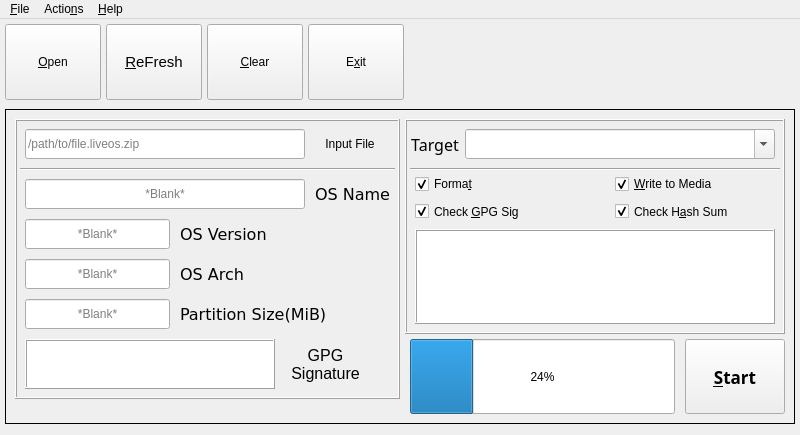
<?xml version="1.0" encoding="UTF-8"?>
<ui version="4.0">
 <class>forge_window_main</class>
 <widget class="QMainWindow" name="forge_window_main">
  <property name="geometry">
   <rect>
    <x>0</x>
    <y>0</y>
    <width>800</width>
    <height>435</height>
   </rect>
  </property>
  <property name="sizePolicy">
   <sizepolicy hsizetype="Fixed" vsizetype="Expanding">
    <horstretch>100</horstretch>
    <verstretch>100</verstretch>
   </sizepolicy>
  </property>
  <property name="minimumSize">
   <size>
    <width>800</width>
    <height>435</height>
   </size>
  </property>
  <property name="maximumSize">
   <size>
    <width>800</width>
    <height>435</height>
   </size>
  </property>
  <property name="baseSize">
   <size>
    <width>800</width>
    <height>440</height>
   </size>
  </property>
  <property name="acceptDrops">
   <bool>true</bool>
  </property>
  <property name="windowTitle">
   <string>Ninja Forge</string>
  </property>
  <widget class="QWidget" name="forge_main_widget">
   <property name="sizePolicy">
    <sizepolicy hsizetype="Fixed" vsizetype="Fixed">
     <horstretch>0</horstretch>
     <verstretch>0</verstretch>
    </sizepolicy>
   </property>
   <property name="acceptDrops">
    <bool>true</bool>
   </property>
   <widget class="QWidget" name="horizontalLayoutWidget">
    <property name="geometry">
     <rect>
      <x>0</x>
      <y>0</y>
      <width>791</width>
      <height>91</height>
     </rect>
    </property>
    <layout class="QHBoxLayout" name="menu_layout_box" stretch="0,0,0,0">
     <property name="spacing">
      <number>5</number>
     </property>
     <property name="sizeConstraint">
      <enum>QLayout::SetFixedSize</enum>
     </property>
     <property name="leftMargin">
      <number>5</number>
     </property>
     <property name="topMargin">
      <number>5</number>
     </property>
     <property name="rightMargin">
      <number>5</number>
     </property>
     <property name="bottomMargin">
      <number>5</number>
     </property>
     <item>
      <widget class="QToolButton" name="tool_button_open">
       <property name="enabled">
        <bool>true</bool>
       </property>
       <property name="minimumSize">
        <size>
         <width>96</width>
         <height>76</height>
        </size>
       </property>
       <property name="maximumSize">
        <size>
         <width>96</width>
         <height>76</height>
        </size>
       </property>
       <property name="baseSize">
        <size>
         <width>96</width>
         <height>76</height>
        </size>
       </property>
       <property name="cursor">
        <cursorShape>PointingHandCursor</cursorShape>
       </property>
       <property name="toolTip">
        <string>Open .liveOS.zip Package File</string>
       </property>
       <property name="text">
        <string extracomment="Open .liveos.zip file">&amp;Open</string>
       </property>
       <property name="icon">
        <iconset theme="fileopen">
         <normaloff>.</normaloff>.</iconset>
       </property>
       <property name="iconSize">
        <size>
         <width>64</width>
         <height>64</height>
        </size>
       </property>
       <property name="toolButtonStyle">
        <enum>Qt::ToolButtonTextUnderIcon</enum>
       </property>
      </widget>
     </item>
     <item>
      <widget class="QToolButton" name="tool_button_refresh">
       <property name="minimumSize">
        <size>
         <width>96</width>
         <height>76</height>
        </size>
       </property>
       <property name="maximumSize">
        <size>
         <width>96</width>
         <height>76</height>
        </size>
       </property>
       <property name="baseSize">
        <size>
         <width>96</width>
         <height>76</height>
        </size>
       </property>
       <property name="font">
        <font>
         <pointsize>11</pointsize>
        </font>
       </property>
       <property name="cursor">
        <cursorShape>PointingHandCursor</cursorShape>
       </property>
       <property name="toolTip">
        <string>Reload Current LiveOS Package</string>
       </property>
       <property name="text">
        <string extracomment="Refresh Drives List">&amp;ReFresh</string>
       </property>
       <property name="icon">
        <iconset theme="view-refresh">
         <normaloff>.</normaloff>.</iconset>
       </property>
       <property name="iconSize">
        <size>
         <width>64</width>
         <height>64</height>
        </size>
       </property>
       <property name="toolButtonStyle">
        <enum>Qt::ToolButtonTextUnderIcon</enum>
       </property>
      </widget>
     </item>
     <item>
      <widget class="QToolButton" name="tool_button_clear">
       <property name="sizePolicy">
        <sizepolicy hsizetype="Fixed" vsizetype="Fixed">
         <horstretch>0</horstretch>
         <verstretch>0</verstretch>
        </sizepolicy>
       </property>
       <property name="minimumSize">
        <size>
         <width>96</width>
         <height>76</height>
        </size>
       </property>
       <property name="maximumSize">
        <size>
         <width>96</width>
         <height>76</height>
        </size>
       </property>
       <property name="baseSize">
        <size>
         <width>96</width>
         <height>76</height>
        </size>
       </property>
       <property name="cursor">
        <cursorShape>PointingHandCursor</cursorShape>
       </property>
       <property name="toolTip">
        <string>Clear Loaded Package</string>
       </property>
       <property name="text">
        <string extracomment="Clear Loaded Package">&amp;Clear</string>
       </property>
       <property name="icon">
        <iconset theme="edit-clear">
         <normaloff>.</normaloff>.</iconset>
       </property>
       <property name="iconSize">
        <size>
         <width>64</width>
         <height>64</height>
        </size>
       </property>
       <property name="toolButtonStyle">
        <enum>Qt::ToolButtonTextUnderIcon</enum>
       </property>
      </widget>
     </item>
     <item>
      <widget class="QToolButton" name="tool_button_exit">
       <property name="minimumSize">
        <size>
         <width>96</width>
         <height>76</height>
        </size>
       </property>
       <property name="maximumSize">
        <size>
         <width>96</width>
         <height>76</height>
        </size>
       </property>
       <property name="baseSize">
        <size>
         <width>96</width>
         <height>76</height>
        </size>
       </property>
       <property name="cursor">
        <cursorShape>PointingHandCursor</cursorShape>
       </property>
       <property name="toolTip">
        <string>Exit Program</string>
       </property>
       <property name="text">
        <string extracomment="Exit">E&amp;xit</string>
       </property>
       <property name="icon">
        <iconset theme="application-exit">
         <normaloff>.</normaloff>.</iconset>
       </property>
       <property name="iconSize">
        <size>
         <width>64</width>
         <height>64</height>
        </size>
       </property>
       <property name="toolButtonStyle">
        <enum>Qt::ToolButtonTextUnderIcon</enum>
       </property>
      </widget>
     </item>
    </layout>
   </widget>
   <widget class="QFrame" name="frame_main">
    <property name="geometry">
     <rect>
      <x>5</x>
      <y>90</y>
      <width>790</width>
      <height>315</height>
     </rect>
    </property>
    <property name="sizePolicy">
     <sizepolicy hsizetype="Fixed" vsizetype="Fixed">
      <horstretch>0</horstretch>
      <verstretch>0</verstretch>
     </sizepolicy>
    </property>
    <property name="frameShape">
     <enum>QFrame::Box</enum>
    </property>
    <property name="frameShadow">
     <enum>QFrame::Plain</enum>
    </property>
    <property name="lineWidth">
     <number>1</number>
    </property>
    <widget class="QFrame" name="frame_package_file">
     <property name="geometry">
      <rect>
       <x>10</x>
       <y>10</y>
       <width>385</width>
       <height>280</height>
      </rect>
     </property>
     <property name="statusTip">
      <string/>
     </property>
     <property name="whatsThis">
      <string/>
     </property>
     <property name="frameShape">
      <enum>QFrame::Box</enum>
     </property>
     <property name="frameShadow">
      <enum>QFrame::Raised</enum>
     </property>
     <property name="lineWidth">
      <number>1</number>
     </property>
     <widget class="QLineEdit" name="editbox_input_file">
      <property name="geometry">
       <rect>
        <x>10</x>
        <y>10</y>
        <width>280</width>
        <height>30</height>
       </rect>
      </property>
      <property name="focusPolicy">
       <enum>Qt::ClickFocus</enum>
      </property>
      <property name="acceptDrops">
       <bool>false</bool>
      </property>
      <property name="toolTip">
       <string>Path to .liveos.zip file</string>
      </property>
      <property name="inputMask">
       <string notr="true"/>
      </property>
      <property name="text">
       <string notr="true"/>
      </property>
      <property name="readOnly">
       <bool>true</bool>
      </property>
      <property name="placeholderText">
       <string>/path/to/file.liveos.zip</string>
      </property>
     </widget>
     <widget class="QLineEdit" name="editbox_os_version">
      <property name="geometry">
       <rect>
        <x>10</x>
        <y>100</y>
        <width>145</width>
        <height>30</height>
       </rect>
      </property>
      <property name="focusPolicy">
       <enum>Qt::ClickFocus</enum>
      </property>
      <property name="acceptDrops">
       <bool>false</bool>
      </property>
      <property name="toolTip">
       <string>Version of Operating System In This Package</string>
      </property>
      <property name="maxLength">
       <number>12</number>
      </property>
      <property name="alignment">
       <set>Qt::AlignCenter</set>
      </property>
      <property name="readOnly">
       <bool>true</bool>
      </property>
      <property name="placeholderText">
       <string>*Blank*</string>
      </property>
     </widget>
     <widget class="QLabel" name="label_os_version">
      <property name="geometry">
       <rect>
        <x>165</x>
        <y>100</y>
        <width>100</width>
        <height>30</height>
       </rect>
      </property>
      <property name="font">
       <font>
        <family>DejaVu Sans</family>
        <pointsize>12</pointsize>
       </font>
      </property>
      <property name="text">
       <string>OS Version</string>
      </property>
      <property name="textFormat">
       <enum>Qt::PlainText</enum>
      </property>
     </widget>
     <widget class="QLabel" name="label_os_name">
      <property name="geometry">
       <rect>
        <x>300</x>
        <y>60</y>
        <width>75</width>
        <height>30</height>
       </rect>
      </property>
      <property name="font">
       <font>
        <family>DejaVu Sans</family>
        <pointsize>12</pointsize>
       </font>
      </property>
      <property name="text">
       <string>OS Name</string>
      </property>
      <property name="textFormat">
       <enum>Qt::PlainText</enum>
      </property>
     </widget>
     <widget class="QLineEdit" name="editbox_os_name">
      <property name="geometry">
       <rect>
        <x>10</x>
        <y>60</y>
        <width>280</width>
        <height>30</height>
       </rect>
      </property>
      <property name="focusPolicy">
       <enum>Qt::ClickFocus</enum>
      </property>
      <property name="acceptDrops">
       <bool>false</bool>
      </property>
      <property name="toolTip">
       <string>Name of Operating System In This Package</string>
      </property>
      <property name="maxLength">
       <number>24</number>
      </property>
      <property name="alignment">
       <set>Qt::AlignCenter</set>
      </property>
      <property name="readOnly">
       <bool>true</bool>
      </property>
      <property name="placeholderText">
       <string>*Blank*</string>
      </property>
     </widget>
     <widget class="Line" name="line_left_side">
      <property name="geometry">
       <rect>
        <x>5</x>
        <y>40</y>
        <width>375</width>
        <height>20</height>
       </rect>
      </property>
      <property name="orientation">
       <enum>Qt::Horizontal</enum>
      </property>
     </widget>
     <widget class="QLineEdit" name="editbox_os_arch">
      <property name="geometry">
       <rect>
        <x>10</x>
        <y>140</y>
        <width>145</width>
        <height>30</height>
       </rect>
      </property>
      <property name="focusPolicy">
       <enum>Qt::ClickFocus</enum>
      </property>
      <property name="acceptDrops">
       <bool>false</bool>
      </property>
      <property name="toolTip">
       <string>GPG Key ID of Key Used to Sign Package</string>
      </property>
      <property name="maxLength">
       <number>12</number>
      </property>
      <property name="alignment">
       <set>Qt::AlignCenter</set>
      </property>
      <property name="readOnly">
       <bool>true</bool>
      </property>
      <property name="placeholderText">
       <string>*Blank*</string>
      </property>
     </widget>
     <widget class="QLabel" name="label_os_arch">
      <property name="geometry">
       <rect>
        <x>165</x>
        <y>140</y>
        <width>100</width>
        <height>30</height>
       </rect>
      </property>
      <property name="font">
       <font>
        <family>DejaVu Sans</family>
        <pointsize>12</pointsize>
       </font>
      </property>
      <property name="text">
       <string>OS Arch</string>
      </property>
      <property name="textFormat">
       <enum>Qt::PlainText</enum>
      </property>
     </widget>
     <widget class="QLabel" name="label_gpg_sig">
      <property name="geometry">
       <rect>
        <x>270</x>
        <y>215</y>
        <width>81</width>
        <height>61</height>
       </rect>
      </property>
      <property name="font">
       <font>
        <pointsize>12</pointsize>
       </font>
      </property>
      <property name="text">
       <string>GPG
Signature</string>
      </property>
      <property name="textFormat">
       <enum>Qt::PlainText</enum>
      </property>
      <property name="alignment">
       <set>Qt::AlignCenter</set>
      </property>
     </widget>
     <widget class="QPlainTextEdit" name="editbox_gpg_sig">
      <property name="geometry">
       <rect>
        <x>10</x>
        <y>220</y>
        <width>250</width>
        <height>50</height>
       </rect>
      </property>
      <property name="sizePolicy">
       <sizepolicy hsizetype="Fixed" vsizetype="Fixed">
        <horstretch>0</horstretch>
        <verstretch>0</verstretch>
       </sizepolicy>
      </property>
      <property name="cursor" stdset="0">
       <cursorShape>IBeamCursor</cursorShape>
      </property>
      <property name="focusPolicy">
       <enum>Qt::ClickFocus</enum>
      </property>
      <property name="acceptDrops">
       <bool>false</bool>
      </property>
      <property name="toolTip">
       <string>Full GPG Signature for Key Used To Sign Package. Verify This Is Correct!</string>
      </property>
      <property name="inputMethodHints">
       <set>Qt::ImhNone</set>
      </property>
      <property name="frameShape">
       <enum>QFrame::Box</enum>
      </property>
      <property name="frameShadow">
       <enum>QFrame::Raised</enum>
      </property>
      <property name="verticalScrollBarPolicy">
       <enum>Qt::ScrollBarAlwaysOff</enum>
      </property>
      <property name="horizontalScrollBarPolicy">
       <enum>Qt::ScrollBarAlwaysOff</enum>
      </property>
      <property name="tabChangesFocus">
       <bool>true</bool>
      </property>
      <property name="lineWrapMode">
       <enum>QPlainTextEdit::WidgetWidth</enum>
      </property>
      <property name="readOnly">
       <bool>true</bool>
      </property>
      <property name="plainText">
       <string/>
      </property>
      <property name="placeholderText">
       <string>*Blank*</string>
      </property>
     </widget>
     <widget class="QLineEdit" name="editbox_os_size">
      <property name="geometry">
       <rect>
        <x>10</x>
        <y>180</y>
        <width>145</width>
        <height>30</height>
       </rect>
      </property>
      <property name="cursor">
       <cursorShape>IBeamCursor</cursorShape>
      </property>
      <property name="focusPolicy">
       <enum>Qt::ClickFocus</enum>
      </property>
      <property name="acceptDrops">
       <bool>false</bool>
      </property>
      <property name="toolTip">
       <string>Partition Size for Live OS in the Package</string>
      </property>
      <property name="maxLength">
       <number>12</number>
      </property>
      <property name="alignment">
       <set>Qt::AlignCenter</set>
      </property>
      <property name="readOnly">
       <bool>true</bool>
      </property>
      <property name="placeholderText">
       <string>*Blank*</string>
      </property>
     </widget>
     <widget class="QLabel" name="label_os_size">
      <property name="geometry">
       <rect>
        <x>165</x>
        <y>180</y>
        <width>145</width>
        <height>30</height>
       </rect>
      </property>
      <property name="font">
       <font>
        <family>DejaVu Sans</family>
        <pointsize>12</pointsize>
       </font>
      </property>
      <property name="text">
       <string>Partition Size(MiB)</string>
      </property>
      <property name="textFormat">
       <enum>Qt::PlainText</enum>
      </property>
     </widget>
     <widget class="QLabel" name="label_input_file">
      <property name="geometry">
       <rect>
        <x>295</x>
        <y>10</y>
        <width>80</width>
        <height>30</height>
       </rect>
      </property>
      <property name="frameShape">
       <enum>QFrame::NoFrame</enum>
      </property>
      <property name="text">
       <string>Input File</string>
      </property>
      <property name="textFormat">
       <enum>Qt::PlainText</enum>
      </property>
      <property name="alignment">
       <set>Qt::AlignCenter</set>
      </property>
     </widget>
    </widget>
    <widget class="QFrame" name="frame_forge">
     <property name="geometry">
      <rect>
       <x>400</x>
       <y>10</y>
       <width>380</width>
       <height>215</height>
      </rect>
     </property>
     <property name="frameShape">
      <enum>QFrame::Box</enum>
     </property>
     <property name="frameShadow">
      <enum>QFrame::Raised</enum>
     </property>
     <widget class="QComboBox" name="combobox_drive_selection">
      <property name="geometry">
       <rect>
        <x>60</x>
        <y>10</y>
        <width>310</width>
        <height>30</height>
       </rect>
      </property>
      <property name="focusPolicy">
       <enum>Qt::StrongFocus</enum>
      </property>
      <property name="acceptDrops">
       <bool>false</bool>
      </property>
      <property name="toolTip">
       <string>Path of Device to Write loaded LiveOS</string>
      </property>
      <property name="inputMethodHints">
       <set>Qt::ImhLowercaseOnly|Qt::ImhPreferLowercase</set>
      </property>
      <property name="editable">
       <bool>true</bool>
      </property>
      <property name="currentText">
       <string comment="0"/>
      </property>
      <property name="placeholderText">
       <string/>
      </property>
     </widget>
     <widget class="QCheckBox" name="checkbox_format">
      <property name="geometry">
       <rect>
        <x>10</x>
        <y>50</y>
        <width>85</width>
        <height>30</height>
       </rect>
      </property>
      <property name="cursor">
       <cursorShape>PointingHandCursor</cursorShape>
      </property>
      <property name="toolTip">
       <string>Format the Drive Before Copy?</string>
      </property>
      <property name="text">
       <string>Forma&amp;t</string>
      </property>
      <property name="checked">
       <bool>true</bool>
      </property>
      <property name="tristate">
       <bool>false</bool>
      </property>
     </widget>
     <widget class="QLabel" name="label_target">
      <property name="geometry">
       <rect>
        <x>5</x>
        <y>10</y>
        <width>50</width>
        <height>30</height>
       </rect>
      </property>
      <property name="font">
       <font>
        <family>Sans</family>
        <pointsize>12</pointsize>
       </font>
      </property>
      <property name="text">
       <string>Target</string>
      </property>
      <property name="textFormat">
       <enum>Qt::PlainText</enum>
      </property>
      <property name="alignment">
       <set>Qt::AlignCenter</set>
      </property>
     </widget>
     <widget class="Line" name="line_right_side">
      <property name="geometry">
       <rect>
        <x>5</x>
        <y>40</y>
        <width>370</width>
        <height>20</height>
       </rect>
      </property>
      <property name="orientation">
       <enum>Qt::Horizontal</enum>
      </property>
     </widget>
     <widget class="QCheckBox" name="checkbox_verify_gpg">
      <property name="geometry">
       <rect>
        <x>10</x>
        <y>80</y>
        <width>140</width>
        <height>25</height>
       </rect>
      </property>
      <property name="cursor">
       <cursorShape>PointingHandCursor</cursorShape>
      </property>
      <property name="toolTip">
       <string>Verify Package Contents As Using GPG Key As Listed In Left Panel</string>
      </property>
      <property name="text">
       <string>Check &amp;GPG Sig</string>
      </property>
      <property name="checked">
       <bool>true</bool>
      </property>
     </widget>
     <widget class="QCheckBox" name="checkbox_verify_hash">
      <property name="geometry">
       <rect>
        <x>210</x>
        <y>80</y>
        <width>155</width>
        <height>25</height>
       </rect>
      </property>
      <property name="cursor">
       <cursorShape>PointingHandCursor</cursorShape>
      </property>
      <property name="toolTip">
       <string>Verify Package Contents As Using GPG Key As Listed In Left Panel</string>
      </property>
      <property name="text">
       <string>Check H&amp;ash Sum</string>
      </property>
      <property name="checked">
       <bool>true</bool>
      </property>
     </widget>
     <widget class="QPlainTextEdit" name="editbox_forge_action">
      <property name="geometry">
       <rect>
        <x>10</x>
        <y>110</y>
        <width>360</width>
        <height>95</height>
       </rect>
      </property>
      <property name="font">
       <font>
        <family>Sans</family>
       </font>
      </property>
      <property name="cursor" stdset="0">
       <cursorShape>IBeamCursor</cursorShape>
      </property>
      <property name="focusPolicy">
       <enum>Qt::ClickFocus</enum>
      </property>
      <property name="acceptDrops">
       <bool>false</bool>
      </property>
      <property name="frameShape">
       <enum>QFrame::Box</enum>
      </property>
      <property name="frameShadow">
       <enum>QFrame::Raised</enum>
      </property>
      <property name="verticalScrollBarPolicy">
       <enum>Qt::ScrollBarAsNeeded</enum>
      </property>
      <property name="horizontalScrollBarPolicy">
       <enum>Qt::ScrollBarAlwaysOff</enum>
      </property>
      <property name="tabChangesFocus">
       <bool>true</bool>
      </property>
      <property name="readOnly">
       <bool>true</bool>
      </property>
      <property name="plainText">
       <string/>
      </property>
      <property name="placeholderText">
       <string>*Status Update Text*</string>
      </property>
     </widget>
     <widget class="QCheckBox" name="checkbox_write_to_media">
      <property name="geometry">
       <rect>
        <x>210</x>
        <y>50</y>
        <width>155</width>
        <height>30</height>
       </rect>
      </property>
      <property name="minimumSize">
       <size>
        <width>0</width>
        <height>0</height>
       </size>
      </property>
      <property name="cursor">
       <cursorShape>PointingHandCursor</cursorShape>
      </property>
      <property name="toolTip">
       <string>Format the Drive Before Copy?</string>
      </property>
      <property name="text">
       <string>&amp;Write to Media</string>
      </property>
      <property name="checked">
       <bool>true</bool>
      </property>
      <property name="tristate">
       <bool>false</bool>
      </property>
     </widget>
    </widget>
    <widget class="QPushButton" name="button_start">
     <property name="enabled">
      <bool>true</bool>
     </property>
     <property name="geometry">
      <rect>
       <x>680</x>
       <y>230</y>
       <width>100</width>
       <height>75</height>
      </rect>
     </property>
     <property name="font">
      <font>
       <family>Sans</family>
       <pointsize>13</pointsize>
       <weight>75</weight>
       <bold>true</bold>
      </font>
     </property>
     <property name="cursor">
      <cursorShape>PointingHandCursor</cursorShape>
     </property>
     <property name="text">
      <string>&amp;Start</string>
     </property>
     <property name="icon">
      <iconset theme="media-playback-start">
       <normaloff>.</normaloff>.</iconset>
     </property>
     <property name="iconSize">
      <size>
       <width>32</width>
       <height>32</height>
      </size>
     </property>
    </widget>
    <widget class="QProgressBar" name="progress_forge_action">
     <property name="geometry">
      <rect>
       <x>405</x>
       <y>230</y>
       <width>265</width>
       <height>75</height>
      </rect>
     </property>
     <property name="value">
      <number>24</number>
     </property>
    </widget>
   </widget>
  </widget>
  <widget class="QMenuBar" name="menubar">
   <property name="geometry">
    <rect>
     <x>0</x>
     <y>0</y>
     <width>800</width>
     <height>24</height>
    </rect>
   </property>
   <widget class="QMenu" name="menuFile">
    <property name="title">
     <string>&amp;File</string>
    </property>
    <addaction name="action_Open"/>
    <addaction name="action_Clear"/>
    <addaction name="separator"/>
    <addaction name="separator"/>
    <addaction name="action_Exit"/>
   </widget>
   <widget class="QMenu" name="menuHelp">
    <property name="title">
     <string>&amp;Help</string>
    </property>
    <addaction name="action_About"/>
   </widget>
   <widget class="QMenu" name="menuActions">
    <property name="title">
     <string>Actio&amp;ns</string>
    </property>
    <addaction name="action_Refresh_Drives"/>
    <addaction name="action_Reload_Package"/>
    <addaction name="separator"/>
    <addaction name="action_Start"/>
   </widget>
   <addaction name="menuFile"/>
   <addaction name="menuActions"/>
   <addaction name="menuHelp"/>
  </widget>
  <action name="action_Exit">
   <property name="text">
    <string>E&amp;xit</string>
   </property>
   <property name="shortcut">
    <string>Ctrl+Q</string>
   </property>
   <property name="menuRole">
    <enum>QAction::TextHeuristicRole</enum>
   </property>
  </action>
  <action name="action_About">
   <property name="text">
    <string>&amp;About</string>
   </property>
   <property name="menuRole">
    <enum>QAction::TextHeuristicRole</enum>
   </property>
  </action>
  <action name="action_Open">
   <property name="text">
    <string>&amp;Open</string>
   </property>
   <property name="shortcut">
    <string>Ctrl+O</string>
   </property>
   <property name="shortcutContext">
    <enum>Qt::WindowShortcut</enum>
   </property>
  </action>
  <action name="action_Clear">
   <property name="text">
    <string>&amp;Clear</string>
   </property>
  </action>
  <action name="action_Refresh_Drives">
   <property name="text">
    <string>Refresh &amp;Drives</string>
   </property>
   <property name="shortcut">
    <string>F5</string>
   </property>
  </action>
  <action name="action_Reload_Package">
   <property name="text">
    <string>Reload &amp;File</string>
   </property>
   <property name="shortcut">
    <string>Shift+F5</string>
   </property>
  </action>
  <action name="action_Start">
   <property name="text">
    <string>&amp;Start</string>
   </property>
  </action>
 </widget>
 <tabstops>
  <tabstop>tool_button_open</tabstop>
  <tabstop>tool_button_refresh</tabstop>
  <tabstop>tool_button_clear</tabstop>
  <tabstop>tool_button_exit</tabstop>
  <tabstop>combobox_drive_selection</tabstop>
  <tabstop>checkbox_format</tabstop>
  <tabstop>checkbox_write_to_media</tabstop>
  <tabstop>checkbox_verify_gpg</tabstop>
  <tabstop>checkbox_verify_hash</tabstop>
  <tabstop>button_start</tabstop>
 </tabstops>
 <resources/>
 <connections>
  <connection>
   <sender>tool_button_exit</sender>
   <signal>clicked()</signal>
   <receiver>action_Exit</receiver>
   <slot>trigger()</slot>
   <hints>
    <hint type="sourcelabel">
     <x>488</x>
     <y>64</y>
    </hint>
    <hint type="destinationlabel">
     <x>-1</x>
     <y>-1</y>
    </hint>
   </hints>
  </connection>
  <connection>
   <sender>tool_button_clear</sender>
   <signal>clicked()</signal>
   <receiver>action_Clear</receiver>
   <slot>trigger()</slot>
   <hints>
    <hint type="sourcelabel">
     <x>319</x>
     <y>68</y>
    </hint>
    <hint type="destinationlabel">
     <x>-1</x>
     <y>-1</y>
    </hint>
   </hints>
  </connection>
  <connection>
   <sender>tool_button_open</sender>
   <signal>clicked()</signal>
   <receiver>action_Open</receiver>
   <slot>trigger()</slot>
   <hints>
    <hint type="sourcelabel">
     <x>135</x>
     <y>68</y>
    </hint>
    <hint type="destinationlabel">
     <x>-1</x>
     <y>-1</y>
    </hint>
   </hints>
  </connection>
  <connection>
   <sender>tool_button_refresh</sender>
   <signal>clicked()</signal>
   <receiver>action_Refresh_Drives</receiver>
   <slot>trigger()</slot>
   <hints>
    <hint type="sourcelabel">
     <x>317</x>
     <y>68</y>
    </hint>
    <hint type="destinationlabel">
     <x>-1</x>
     <y>-1</y>
    </hint>
   </hints>
  </connection>
  <connection>
   <sender>action_Exit</sender>
   <signal>triggered()</signal>
   <receiver>forge_window_main</receiver>
   <slot>close()</slot>
   <hints>
    <hint type="sourcelabel">
     <x>-1</x>
     <y>-1</y>
    </hint>
    <hint type="destinationlabel">
     <x>399</x>
     <y>219</y>
    </hint>
   </hints>
  </connection>
  <connection>
   <sender>button_start</sender>
   <signal>clicked()</signal>
   <receiver>action_Start</receiver>
   <slot>trigger()</slot>
   <hints>
    <hint type="sourcelabel">
     <x>732</x>
     <y>383</y>
    </hint>
    <hint type="destinationlabel">
     <x>-1</x>
     <y>-1</y>
    </hint>
   </hints>
  </connection>
 </connections>
 <designerdata>
  <property name="gridDeltaX">
   <number>10</number>
  </property>
  <property name="gridDeltaY">
   <number>10</number>
  </property>
  <property name="gridSnapX">
   <bool>true</bool>
  </property>
  <property name="gridSnapY">
   <bool>true</bool>
  </property>
  <property name="gridVisible">
   <bool>true</bool>
  </property>
 </designerdata>
</ui>
